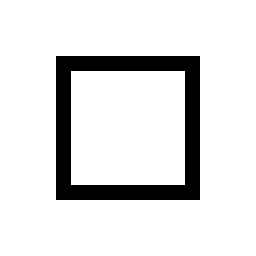

This game map was drawn from its Tiled (.tmx) file and the tilesets committed beside it. A one-line description and the full map source follow:
An orthogonal 2x2 tile map with 128x128 px tiles, 1 tile layer (Tile Layer 1).

<map version="1.2" tiledversion="1.3.4" orientation="orthogonal" renderorder="right-down" width="2" height="2" tilewidth="128" tileheight="128" infinite="0" nextlayerid="2" nextobjectid="1">
 <tileset firstgid="1" name="g1" tilewidth="128" tileheight="128" tilecount="15" columns="0">
  <grid orientation="orthogonal" width="1" height="1" />
  <tile id="0">
   <image width="128" height="128" source="../tileset/0.bmp" />
  </tile>
  <tile id="1">
   <image width="128" height="128" source="../tileset/1.bmp" />
  </tile>
  <tile id="2">
   <image width="128" height="128" source="../tileset/2.bmp" />
  </tile>
  <tile id="3">
   <image width="128" height="128" source="../tileset/3.bmp" />
  </tile>
  <tile id="4">
   <image width="128" height="128" source="../tileset/4.bmp" />
  </tile>
  <tile id="5">
   <image width="128" height="128" source="../tileset/5.bmp" />
  </tile>
  <tile id="6">
   <image width="128" height="128" source="../tileset/6.bmp" />
  </tile>
  <tile id="7">
   <image width="128" height="128" source="../tileset/7.bmp" />
  </tile>
  <tile id="8">
   <image width="128" height="128" source="../tileset/8.bmp" />
  </tile>
  <tile id="9">
   <image width="128" height="128" source="../tileset/9.bmp" />
  </tile>
  <tile id="10">
   <image width="128" height="128" source="../tileset/10.bmp" />
  </tile>
  <tile id="11">
   <image width="128" height="128" source="../tileset/11.bmp" />
  </tile>
  <tile id="12">
   <image width="128" height="128" source="../tileset/12.bmp" />
  </tile>
  <tile id="13">
   <image width="128" height="128" source="../tileset/13.bmp" />
  </tile>
  <tile id="14">
   <image width="128" height="128" source="../tileset/14.bmp" />
  </tile>
 </tileset>
 <layer id="1" name="Tile Layer 1" width="2" height="2">
  <data encoding="csv">
8,9,
7,10
</data>
 </layer>
</map>
